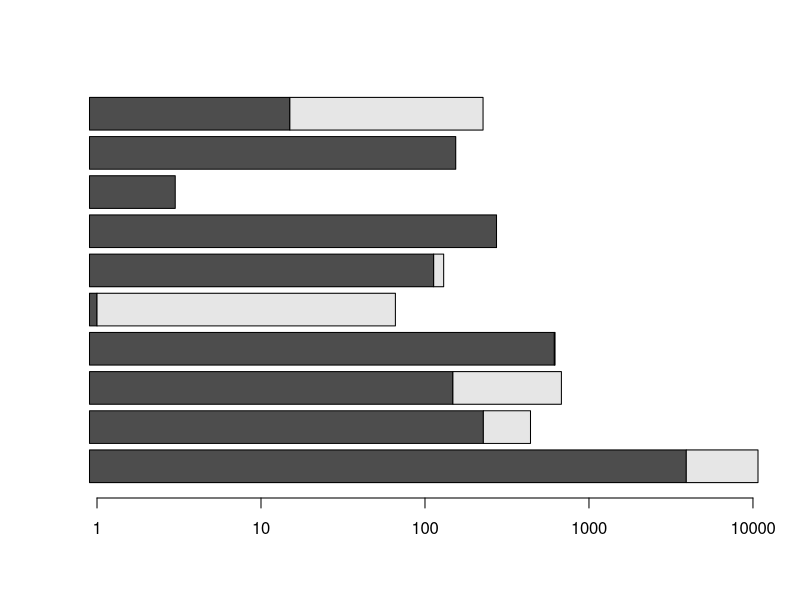
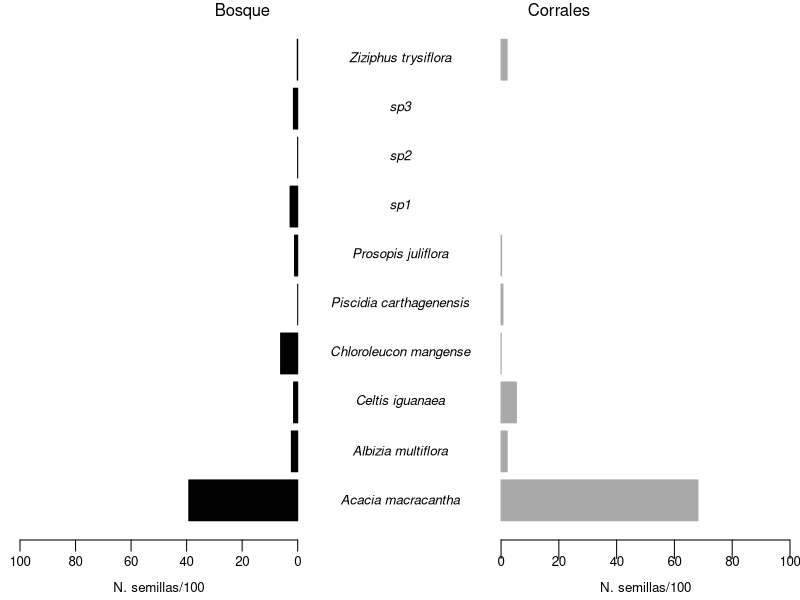
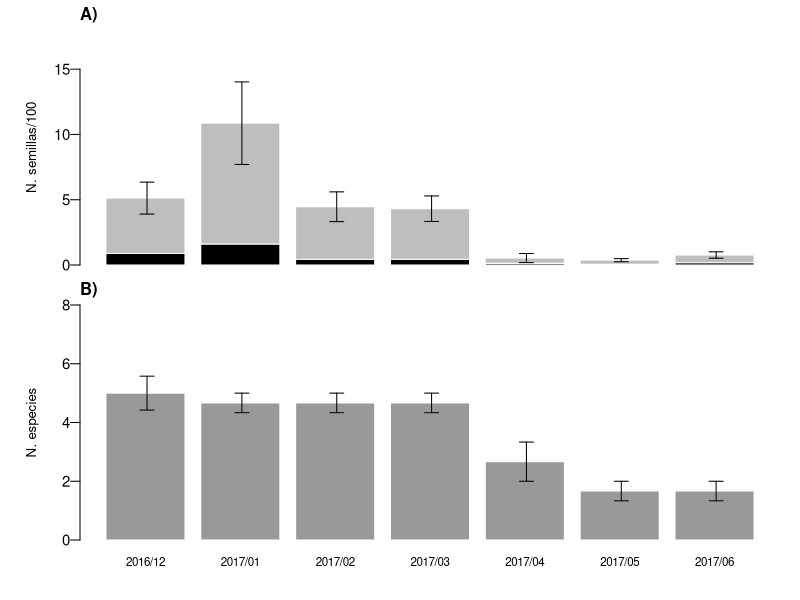

Here is the R script that generated these plots, in order:
##Cargamos los datos
library(readxl)

dta_par <- read_excel("Data/B.datos.xls", sheet = "parcelas")
dta_cor <- read_excel("Data/B.datos.xls", sheet = "corrales")
dta_sem <- read_excel("Data/B.datos.xls", sheet = "SemillasA ")

dta_arb <- read_excel("Data/Arboles Zapotillo.xlsx", sheet = "arboles")

#Eliminamos a Tabebuia y Ceiba de los corrales

dta_cor <- subset(dta_cor, dta_cor$Cientifico!= "Tabebuia billbergii")
dta_cor <- subset(dta_cor, dta_cor$Cientifico!= "Ceiba trichistandra")

## Incluimos una variable para unir dta_parcela y dta_arb

dta_arb$Sitio <- dta_arb$cluster
dta_arb$Sitio[dta_arb$Sitio=="C3"] <- "La Manga"
dta_arb$Sitio[dta_arb$Sitio=="C11"] <- "Balsa Real"
dta_arb$Sitio[dta_arb$Sitio=="C15"] <- "Sendero"

##Preparamos datos para el análisis
library(reshape2)
library(vegan)

parT <- dcast(dta_par, format(`Fecha de recolección`, "%Y/%m")~`Nombre Científico`, 
              value.var = "Número", fun.aggregate = sum)
parT <- parT[, -which(colnames(parT)=="Sin datos")]

corT <- dcast(dta_cor, format(`Fecha_recolección`, "%Y/%m")~ Cientifico)

##Descriptivo de que especies y en que abundancias
parSp <- data.frame(spp=colnames(parT)[-1], 
                    abunPar= colSums(parT[,-1]))
corSp <- data.frame(spp=colnames(corT)[-1], 
                    abunCor= colSums(corT[,-1]))

espDis <- merge(parSp, corSp, by="spp", all = T)

##Graficamos

barplot(as.matrix(t(espDis[,-1])), horiz = TRUE, log = "x")

tiff("Output/Dispersion.tiff", width = 20, height = 8,
     units = "cm", pointsize = 12, res = 300)
par(mfcol=c(1,2), mar=c(3,1,1,0.5), mgp=c(1.8,0.5,0), tck=-0.04)
layout(matrix(c(1,2), nrow = 1, ncol=2), widths = c(1,1.6))
barplot(espDis$abunPar/100, horiz = TRUE, xlim=c(100,0), 
        col="black", xlab="N. semillas/100", cex.lab=0.8, cex.axis=0.8)
mtext("Bosque", side = 3, at=20)
barplot(espDis$abunCor/100, horiz = TRUE, xlim=c(-60,100),
          col="darkgrey", border = "darkgrey", axes = F, 
        xlab="", cex.lab=0.8)
mtext("N. semillas/100", side = 1, at = 50, line=1.8, cex=0.8)
axis(1, at= 0:5*20, labels = 0:5*20, cex.axis=0.8)
text(x = rep(-35, 10), y = 0.6:10*1.2, 
     labels = espDis$spp, cex=0.8, font=3)
mtext("Corrales", side = 3, at=20)
dev.off()

##Temporal (revisar acacia)
corT2 <- dcast(dta_cor, SITIO+format(`Fecha_recolección`, "%Y/%m")~ Cientifico, length)

corT2$riq <- specnumber(corT2[,-(1:2)]) 
corT2$Abu <- rowSums(corT2[,-c(1,2,11)])
colnames(corT2)[2] <- "Fecha"
meanT <- data.frame(aggregate(corT2$riq, by=list(Fecha=corT2$Fecha), mean),
                    aggregate(corT2[,c(3,11)], by=list(Fecha=corT2$Fecha), mean)[,-1])
colnames(meanT) <- c("Fecha", "Riq", "A.macr", "Abun")

meanT$AbAc <- meanT$Abun-meanT$A.macr
  
sdT <- data.frame(aggregate(corT2$riq, by=list(Fecha=corT2$Fecha), sd),
                    aggregate(corT2[,c(3,11)], by=list(Fecha=corT2$Fecha), sd)[,-1])
colnames(sdT) <- c("Fecha", "Riq", "A.macr", "Abun")

sdT <- sdT[,-1]/sqrt(3)

tiff("Output/Temporal.tiff", width = 15, height = 13,
     units = "cm", pointsize = 12, res = 300)
par(mfcol=c(2,1), mar=c(1,3,1,1), oma = c(2,1,.5,0),
    mgp = c(2,0.5, 0), tck=-0.04)
barplot(as.matrix(t(meanT[,c(5,3)]/100)), cex.names=0.7, 
        col=c("black", "grey"), border=FALSE, las=1, 
        cex.axis = 0.9, ylim = c(0,18), ylab = "N. semillas/100",
        cex.lab=0.8)
arrows(0.6:6.6*1.2, meanT$Abun/100+sdT$Abun/100, 0.6:6.6*1.2, 
       meanT$Abun/100-sdT$Abun/100, 
       length = 0.07, code = 3, angle = 90)
mtext("A)", adj=0, line=0.3, font=2)

barplot(meanT$Riq, names.arg = meanT$Fecha, cex.names=0.7,
        col="grey60", las=1, cex.axis = 0.9, ylab = "N. especies", 
        cex.lab=0.8, border=FALSE, ylim=c(0,8))
arrows(0.6:6.6*1.2, meanT$Riq+sdT$Riq, 0.6:6.6*1.2, meanT$Riq-sdT$Riq, 
       length = 0.07, code = 3, angle = 90)

mtext("B)", adj=0, line=0.3, font=2)

dev.off()

##Comparar lo establecido vs lo dispersado
## las especies que disperan las cabras en el bosque corresponden
## a la disponibilidad o existe cierta preferencia

##todas las cacas en cualquier sitio tiene la misma composicion


##Efecto del paso por el tracto digestivo




